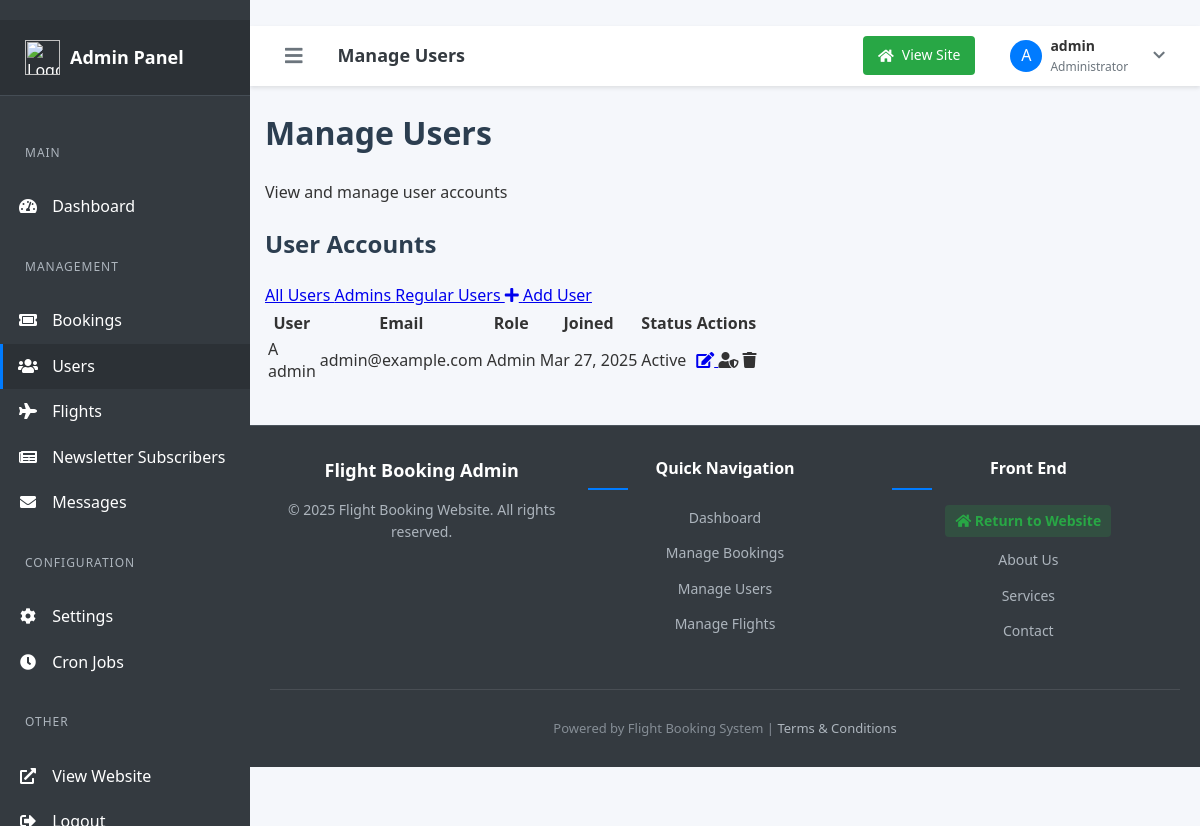
The page /admin/users.php (signed in) on the database its author committed.
### tables this page shows
CREATE TABLE users (
    id INT AUTO_INCREMENT PRIMARY KEY,
    username VARCHAR(50) NOT NULL UNIQUE,
    email VARCHAR(100) NOT NULL UNIQUE,
    password VARCHAR(255) NOT NULL,
    role ENUM('user', 'admin') DEFAULT 'user',
    failed_login_attempts INT DEFAULT 0,
    lockout_until DATETIME NULL,
    last_login_at DATETIME NULL,
    reset_token VARCHAR(100) NULL,
    token_expiry DATETIME NULL,
    admin_reset BOOLEAN DEFAULT 0,
    deletion_requested DATETIME NULL,
    deletion_token VARCHAR(64) NULL,
    created_at TIMESTAMP DEFAULT CURRENT_TIMESTAMP,
    updated_at TIMESTAMP DEFAULT CURRENT_TIMESTAMP ON UPDATE CURRENT_TIMESTAMP
);

### classes/User.php (called while the page is built, shortened)
<?php
class User {
    protected $db;
    public function __construct($database) {
        $this->db = $database;
    }
    public function getAllUsers() {
        $stmt = $this->db->query("SELECT * FROM users ORDER BY created_at DESC");
        return $stmt->fetchAll(PDO::FETCH_ASSOC);
    }
}

### admin/users.php (the view, shortened to what this page needs)
<?php
require_once '../inc/db.php';
require_once '../classes/User.php';
$userObj = new User($pdo);
$currentAdminId = $_SESSION['user_id'];
$role = isset($_GET['role']) ? $_GET['role'] : 'all';
$users = ($role === 'all') ? $userObj->getAllUsers() : $userObj->getUsersByRole($role);
include 'includes/header.php';
?>
<div class="container mx-auto px-4 py-6">
    <div class="mb-6">
        <h1 class="text-2xl font-bold text-gray-800 mb-2">Manage Users</h1>
        <p class="text-gray-600">View and manage user accounts</p>
    </div>
    <div class="bg-white rounded-lg shadow-sm border border-gray-200 overflow-hidden">
        <div class="px-6 py-4 border-b border-gray-200">
            <div class="flex justify-between items-center">
                <h2 class="text-lg font-semibold text-gray-800">User Accounts</h2>
                <div class="flex space-x-2">
                    <a href="?role=all" class="px-3 py-1 rounded-full text-sm <?php echo $role === 'all' ? 'bg-blue-600 text-white' : 'bg-gray-100 text-gray-800 hover:bg-gray-200'; ?> transition">
                        All Users
                    </a>
                    <a href="?role=admin" class="px-3 py-1 rounded-full text-sm <?php echo $role === 'admin' ? 'bg-blue-600 text-white' : 'bg-gray-100 text-gray-800 hover:bg-gray-200'; ?> transition">
                        Admins
                    </a>
                    <a href="?role=user" class="px-3 py-1 rounded-full text-sm <?php echo $role === 'user' ? 'bg-blue-600 text-white' : 'bg-gray-100 text-gray-800 hover:bg-gray-200'; ?> transition">
                        Regular Users
                    </a>
                    <a href="add-user.php" class="px-3 py-1.5 rounded-md text-sm bg-green-600 text-white hover:bg-green-700 transition">
                        <i class="fas fa-plus mr-1"></i> Add User
                    </a>
                </div>
            </div>
        </div>
        <div class="overflow-x-auto">
            <table class="min-w-full divide-y divide-gray-200">
                <thead class="bg-gray-50">
                    <tr>
                        <th scope="col" class="px-6 py-3 text-left text-xs font-medium text-gray-500 uppercase tracking-wider">User</th>
                        <th scope="col" class="px-6 py-3 text-left text-xs font-medium text-gray-500 uppercase tracking-wider">Email</th>
                        <th scope="col" class="px-6 py-3 text-left text-xs font-medium text-gray-500 uppercase tracking-wider">Role</th>
                        <th scope="col" class="px-6 py-3 text-left text-xs font-medium text-gray-500 uppercase tracking-wider">Joined</th>
                        <th scope="col" class="px-6 py-3 text-left text-xs font-medium text-gray-500 uppercase tracking-wider">Status</th>
                        <th scope="col" class="px-6 py-3 text-right text-xs font-medium text-gray-500 uppercase tracking-wider">Actions</th>
                    </tr>
                </thead>
                <tbody class="bg-white divide-y divide-gray-200">
                    <?php if (empty($users)): ?>
                        <tr>
                            <td colspan="6" class="px-6 py-4 text-center text-gray-500">No users found.</td>
                        </tr>
                    <?php else: ?>
                        <?php foreach ($users as $user): ?>
                            <tr class="hover:bg-gray-50">
                                <td class="px-6 py-4 whitespace-nowrap">
                                    <div class="flex items-center">
                                        <div class="flex-shrink-0 h-10 w-10 bg-blue-100 rounded-full flex items-center justify-center text-blue-700 font-bold">
                                            <?php echo strtoupper(substr($user['username'], 0, 1)); ?>
                                        </div>
                                        <div class="ml-4">
                                            <div class="text-sm font-medium text-gray-900"><?php echo htmlspecialchars($user['username']); ?></div>
                                        </div>
                                    </div>
                                </td>
                                <td class="px-6 py-4 whitespace-nowrap">
                                    <div class="text-sm text-gray-900"><?php echo htmlspecialchars($user['email']); ?></div>
                                </td>
                                <td class="px-6 py-4 whitespace-nowrap">
                                    <span class="px-2 py-1 inline-flex text-xs leading-5 font-semibold rounded-full <?php echo $user['role'] === 'admin' ? 'bg-purple-100 text-purple-800' : 'bg-blue-100 text-blue-800'; ?>">
                                        <?php echo ucfirst(htmlspecialchars($user['role'])); ?>
                                    </span>
                                </td>
                                <td class="px-6 py-4 whitespace-nowrap text-sm text-gray-500">
                                    <?php echo date('M j, Y', strtotime($user['created_at'])); ?>
                                </td>
                                <td class="px-6 py-4 whitespace-nowrap">
                                    <span class="px-2 py-1 inline-flex text-xs leading-5 font-semibold rounded-full bg-green-100 text-green-800">
                                        Active
                                    </span>
                                </td>
                                <td class="px-6 py-4 whitespace-nowrap text-right text-sm font-medium">
                                    <div class="flex justify-end space-x-2">
                                        <a href="edit-user.php?id=<?php echo $user['id']; ?>" class="text-blue-600 hover:text-blue-900" title="Edit User">
                                            <i class="fas fa-edit"></i>
                                        </a>
                                        <?php if ($user['id'] != $currentAdminId): ?>
                                            <button onclick="changeRole(<?php echo $user['id']; ?>, '<?php echo $user['role'] === 'admin' ? 'user' : 'admin'; ?>')" class="text-purple-600 hover:text-purple-900" title="<?php echo $user['role'] === 'admin' ? 'Make Standard User' : 'Make Administrator'; ?>">
                                                <i class="fas fa-user-shield"></i>
                                            </button>
                                            <button onclick="confirmDeleteUser(<?php echo $user['id']; ?>, '<?php echo htmlspecialchars($user['username']); ?>')" class="text-red-600 hover:text-red-900" title="Delete User">
                                                <i class="fas fa-trash"></i>
                                            </button>
                                        <?php else: ?>
                                            <span class="text-gray-400 cursor-not-allowed" title="Cannot modify your own account">
                                                <i class="fas fa-user-shield"></i>
                                            </span>
                                            <span class="text-gray-400 cursor-not-allowed" title="Cannot delete your own account">
                                                <i class="fas fa-trash"></i>
                                            </span>
                                        <?php endif; ?>
                                    </div>
                                </td>
                            </tr>
                        <?php endforeach; ?>
                    <?php endif; ?>
                </tbody>
            </table>
        </div>
    </div>
</div>
<?php include 'includes/footer.php'; ?>

### assets/css/main.css (style rules this page uses)
body { font-family: Arial, sans-serif; line-height: 1.6; margin: 0; padding: 0; color: #333; background-color: #f9f9f9; }
.container { width: 90%; max-width: 1200px; margin: 0 auto; padding: 20px; }
h1, h2, h3 { color: #2c3e50; }

### assets/css/admin.css (style rules this page uses)
body { background-color: #f4f4f4; font-family: Arial, sans-serif; }

### assets/css/responsive.css (style rules this page uses)
html { box-sizing: border-box; }
*, *::before, *::after { box-sizing: inherit; }
body { margin: 0; font-family: Arial, sans-serif; }
.container { width: 100%; max-width: 1200px; margin: 0 auto; padding: 0 15px; }

### admin/includes/header.php (style rules this page uses)
body { font-family: 'Segoe UI', Tahoma, Geneva, Verdana, sans-serif; background-color: #f5f7fb; margin: 0; padding: 0; color: #333; }

### rows shown on the page
users: username "A", username "admin", email "admin@example.com", role "Admin", created_at "Mar 27, 2025"

### other values the page prints
$firstLetter "A"
$_SESSION['username'] "admin"
